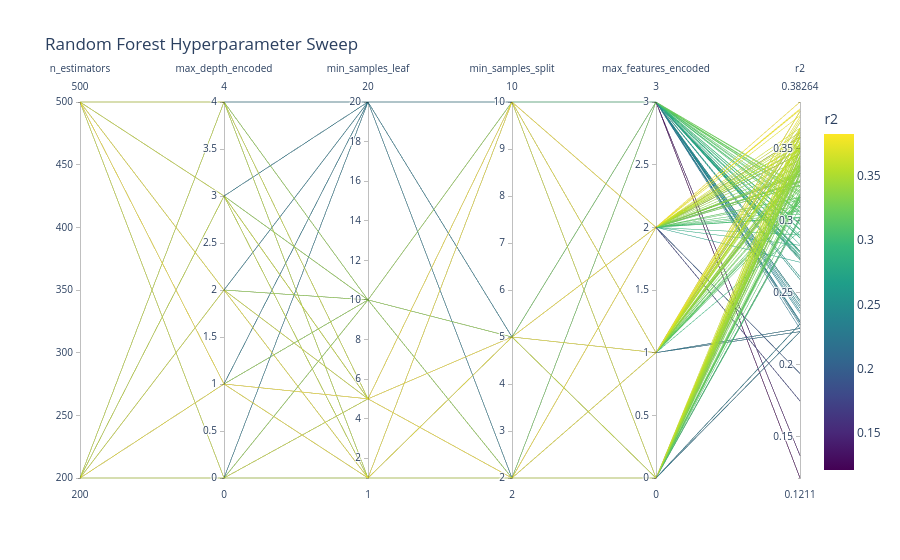

Notebook source saved alongside this figure:
### Code cell
def encode_for_parallel_plot(df):
    df = df.copy()

    for col in ["max_depth", "max_features"]:
        df[col] = df[col].astype(str)
        mapping = {v: i for i, v in enumerate(sorted(df[col].unique()))}
        df[f"{col}_encoded"] = df[col].map(mapping)
        print(col, mapping)

    return df

df_encoded = encode_for_parallel_plot(grid_results_df)

fig = px.parallel_coordinates(
    df_encoded,
    dimensions=[
        "n_estimators",
        "max_depth_encoded",
        "min_samples_leaf",
        "min_samples_split",
        "max_features_encoded",
        "r2"
    ],
    color="r2",
    color_continuous_scale="Viridis",
    title="Random Forest Hyperparameter Sweep"
)

fig.show()

### Figure 1 — Plotly figure (JSON) as saved in the notebook; plotly's stock layout.template omitted (floating-point values rounded to 4 significant figures; data arrays with more than 128 entries replaced by an {"elided": "..."} marker saying what was removed)
{"data": [{"dimensions": [{"label": "n_estimators", "values": {"elided": "480 int values"}}, {"label": "max_depth_encoded", "values": {"elided": "480 int values"}}, {"label": "min_samples_leaf", "values": {"elided": "480 int values"}}, {"label": "min_samples_split", "values": {"elided": "480 int values"}}, {"label": "max_features_encoded", "values": {"elided": "480 int values"}}, {"label": "r2", "values": {"elided": "480 float values"}}], "domain": {"x": [0, 1], "y": [0, 1]}, "line": {"color": {"elided": "480 float values"}, "coloraxis": "coloraxis"}, "name": "", "type": "parcoords"}], "layout": {"coloraxis": {"colorbar": {"title": {"text": "r2"}}, "colorscale": [[0, "#440154"], [0.1111, "#482878"], [0.2222, "#3e4989"], [0.3333, "#31688e"], [0.4444, "#26828e"], [0.5556, "#1f9e89"], [0.6667, "#35b779"], [0.7778, "#6ece58"], [0.8889, "#b5de2b"], [1, "#fde725"]]}, "legend": {"tracegroupgap": 0}, "title": {"text": "Random Forest Hyperparameter Sweep"}}}
